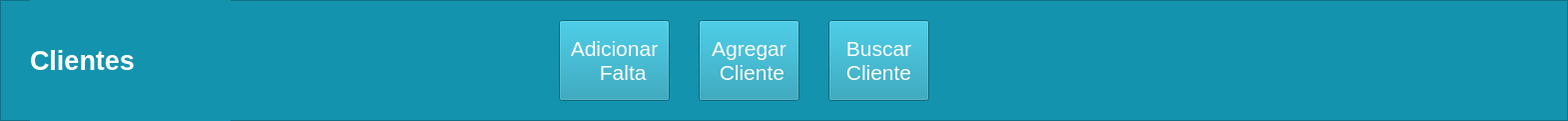
   <widget class="QFrame" name="frame">
    <property name="geometry">
     <rect>
      <x>401</x>
      <y>0</y>
      <width>1571</width>
      <height>121</height>
     </rect>
    </property>
    <property name="styleSheet">
     <string notr="true">background-color: rgb(20, 147, 174);</string>
    </property>
    <property name="frameShape">
     <enum>QFrame::StyledPanel</enum>
    </property>
    <property name="frameShadow">
     <enum>QFrame::Raised</enum>
    </property>
    <widget class="QLabel" name="Title_2">
     <property name="geometry">
      <rect>
       <x>30</x>
       <y>0</y>
       <width>201</width>
       <height>121</height>
      </rect>
     </property>
     <property name="palette">
      <palette>
       <active>
        <colorrole role="WindowText">
         <brush brushstyle="SolidPattern">
          <color alpha="255">
           <red>255</red>
           <green>255</green>
           <blue>255</blue>
          </color>
         </brush>
        </colorrole>
        <colorrole role="Button">
         <brush brushstyle="SolidPattern">
          <color alpha="255">
           <red>20</red>
           <green>147</green>
           <blue>174</blue>
          </color>
         </brush>
        </colorrole>
        <colorrole role="Base">
         <brush brushstyle="SolidPattern">
          <color alpha="255">
           <red>20</red>
           <green>147</green>
           <blue>174</blue>
          </color>
         </brush>
        </colorrole>
        <colorrole role="Window">
         <brush brushstyle="SolidPattern">
          <color alpha="255">
           <red>20</red>
           <green>147</green>
           <blue>174</blue>
          </color>
         </brush>
        </colorrole>
       </active>
       <inactive>
        <colorrole role="WindowText">
         <brush brushstyle="SolidPattern">
          <color alpha="255">
           <red>255</red>
           <green>255</green>
           <blue>255</blue>
          </color>
         </brush>
        </colorrole>
        <colorrole role="Button">
         <brush brushstyle="SolidPattern">
          <color alpha="255">
           <red>20</red>
           <green>147</green>
           <blue>174</blue>
          </color>
         </brush>
        </colorrole>
        <colorrole role="Base">
         <brush brushstyle="SolidPattern">
          <color alpha="255">
           <red>20</red>
           <green>147</green>
           <blue>174</blue>
          </color>
         </brush>
        </colorrole>
        <colorrole role="Window">
         <brush brushstyle="SolidPattern">
          <color alpha="255">
           <red>20</red>
           <green>147</green>
           <blue>174</blue>
          </color>
         </brush>
        </colorrole>
       </inactive>
       <disabled>
        <colorrole role="WindowText">
         <brush brushstyle="SolidPattern">
          <color alpha="255">
           <red>120</red>
           <green>120</green>
           <blue>120</blue>
          </color>
         </brush>
        </colorrole>
        <colorrole role="Button">
         <brush brushstyle="SolidPattern">
          <color alpha="255">
           <red>20</red>
           <green>147</green>
           <blue>174</blue>
          </color>
         </brush>
        </colorrole>
        <colorrole role="Base">
         <brush brushstyle="SolidPattern">
          <color alpha="255">
           <red>20</red>
           <green>147</green>
           <blue>174</blue>
          </color>
         </brush>
        </colorrole>
        <colorrole role="Window">
         <brush brushstyle="SolidPattern">
          <color alpha="255">
           <red>20</red>
           <green>147</green>
           <blue>174</blue>
          </color>
         </brush>
        </colorrole>
       </disabled>
      </palette>
     </property>
     <property name="font">
      <font>
       <family>MS Shell Dlg 2</family>
       <pointsize>20</pointsize>
       <weight>75</weight>
       <italic>false</italic>
       <bold>true</bold>
       <strikeout>false</strikeout>
      </font>
     </property>
     <property name="text">
      <string>Clientes</string>
     </property>
    </widget>
    <widget class="QPushButton" name="botAgrCliRec">
     <property name="geometry">
      <rect>
       <x>700</x>
       <y>20</y>
       <width>101</width>
       <height>81</height>
      </rect>
     </property>
     <property name="palette">
      <palette>
       <active>
        <colorrole role="Button">
         <brush brushstyle="SolidPattern">
          <color alpha="255">
           <red>20</red>
           <green>147</green>
           <blue>174</blue>
          </color>
         </brush>
        </colorrole>
        <colorrole role="Text">
         <brush brushstyle="SolidPattern">
          <color alpha="255">
           <red>255</red>
           <green>255</green>
           <blue>255</blue>
          </color>
         </brush>
        </colorrole>
        <colorrole role="ButtonText">
         <brush brushstyle="SolidPattern">
          <color alpha="255">
           <red>255</red>
           <green>255</green>
           <blue>255</blue>
          </color>
         </brush>
        </colorrole>
        <colorrole role="Base">
         <brush brushstyle="SolidPattern">
          <color alpha="255">
           <red>20</red>
           <green>147</green>
           <blue>174</blue>
          </color>
         </brush>
        </colorrole>
        <colorrole role="Window">
         <brush brushstyle="SolidPattern">
          <color alpha="255">
           <red>20</red>
           <green>147</green>
           <blue>174</blue>
          </color>
         </brush>
        </colorrole>
        <colorrole role="PlaceholderText">
         <brush brushstyle="SolidPattern">
          <color alpha="128">
           <red>255</red>
           <green>255</green>
           <blue>255</blue>
          </color>
         </brush>
        </colorrole>
       </active>
       <inactive>
        <colorrole role="Button">
         <brush brushstyle="SolidPattern">
          <color alpha="255">
           <red>20</red>
           <green>147</green>
           <blue>174</blue>
          </color>
         </brush>
        </colorrole>
        <colorrole role="Text">
         <brush brushstyle="SolidPattern">
          <color alpha="255">
           <red>255</red>
           <green>255</green>
           <blue>255</blue>
          </color>
         </brush>
        </colorrole>
        <colorrole role="ButtonText">
         <brush brushstyle="SolidPattern">
          <color alpha="255">
           <red>255</red>
           <green>255</green>
           <blue>255</blue>
          </color>
         </brush>
        </colorrole>
        <colorrole role="Base">
         <brush brushstyle="SolidPattern">
          <color alpha="255">
           <red>20</red>
           <green>147</green>
           <blue>174</blue>
          </color>
         </brush>
        </colorrole>
        <colorrole role="Window">
         <brush brushstyle="SolidPattern">
          <color alpha="255">
           <red>20</red>
           <green>147</green>
           <blue>174</blue>
          </color>
         </brush>
        </colorrole>
        <colorrole role="PlaceholderText">
         <brush brushstyle="SolidPattern">
          <color alpha="128">
           <red>255</red>
           <green>255</green>
           <blue>255</blue>
          </color>
         </brush>
        </colorrole>
       </inactive>
       <disabled>
        <colorrole role="Button">
         <brush brushstyle="SolidPattern">
          <color alpha="255">
           <red>20</red>
           <green>147</green>
           <blue>174</blue>
          </color>
         </brush>
        </colorrole>
        <colorrole role="Text">
         <brush brushstyle="SolidPattern">
          <color alpha="255">
           <red>120</red>
           <green>120</green>
           <blue>120</blue>
          </color>
         </brush>
        </colorrole>
        <colorrole role="ButtonText">
         <brush brushstyle="SolidPattern">
          <color alpha="255">
           <red>120</red>
           <green>120</green>
           <blue>120</blue>
          </color>
         </brush>
        </colorrole>
        <colorrole role="Base">
         <brush brushstyle="SolidPattern">
          <color alpha="255">
           <red>20</red>
           <green>147</green>
           <blue>174</blue>
          </color>
         </brush>
        </colorrole>
        <colorrole role="Window">
         <brush brushstyle="SolidPattern">
          <color alpha="255">
           <red>20</red>
           <green>147</green>
           <blue>174</blue>
          </color>
         </brush>
        </colorrole>
        <colorrole role="PlaceholderText">
         <brush brushstyle="SolidPattern">
          <color alpha="128">
           <red>0</red>
           <green>0</green>
           <blue>0</blue>
          </color>
         </brush>
        </colorrole>
       </disabled>
      </palette>
     </property>
     <property name="font">
      <font>
       <pointsize>16</pointsize>
      </font>
     </property>
     <property name="styleSheet">
      <string notr="true">background-color: rgb(20, 147, 174);</string>
     </property>
     <property name="text">
      <string>Agregar
 Cliente</string>
     </property>
     <property name="icon">
      <iconset>
       <normaloff>../../Downloads/uco/POO/entornoVirtual/_92127008_thinkstockphotos-615094882.jpg</normaloff>../../Downloads/uco/POO/entornoVirtual/_92127008_thinkstockphotos-615094882.jpg</iconset>
     </property>
     <property name="iconSize">
      <size>
       <width>35</width>
       <height>30</height>
      </size>
     </property>
    </widget>
    <widget class="QPushButton" name="botBusCliRec">
     <property name="geometry">
      <rect>
       <x>830</x>
       <y>20</y>
       <width>101</width>
       <height>81</height>
      </rect>
     </property>
     <property name="palette">
      <palette>
       <active>
        <colorrole role="Button">
         <brush brushstyle="SolidPattern">
          <color alpha="255">
           <red>20</red>
           <green>147</green>
           <blue>174</blue>
          </color>
         </brush>
        </colorrole>
        <colorrole role="Text">
         <brush brushstyle="SolidPattern">
          <color alpha="255">
           <red>255</red>
           <green>255</green>
           <blue>255</blue>
          </color>
         </brush>
        </colorrole>
        <colorrole role="ButtonText">
         <brush brushstyle="SolidPattern">
          <color alpha="255">
           <red>255</red>
           <green>255</green>
           <blue>255</blue>
          </color>
         </brush>
        </colorrole>
        <colorrole role="Base">
         <brush brushstyle="SolidPattern">
          <color alpha="255">
           <red>20</red>
           <green>147</green>
           <blue>174</blue>
          </color>
         </brush>
        </colorrole>
        <colorrole role="Window">
         <brush brushstyle="SolidPattern">
          <color alpha="255">
           <red>20</red>
           <green>147</green>
           <blue>174</blue>
          </color>
         </brush>
        </colorrole>
        <colorrole role="PlaceholderText">
         <brush brushstyle="SolidPattern">
          <color alpha="128">
           <red>255</red>
           <green>255</green>
           <blue>255</blue>
          </color>
         </brush>
        </colorrole>
       </active>
       <inactive>
        <colorrole role="Button">
         <brush brushstyle="SolidPattern">
          <color alpha="255">
           <red>20</red>
           <green>147</green>
           <blue>174</blue>
          </color>
         </brush>
        </colorrole>
        <colorrole role="Text">
         <brush brushstyle="SolidPattern">
          <color alpha="255">
           <red>255</red>
           <green>255</green>
           <blue>255</blue>
          </color>
         </brush>
        </colorrole>
        <colorrole role="ButtonText">
         <brush brushstyle="SolidPattern">
          <color alpha="255">
           <red>255</red>
           <green>255</green>
           <blue>255</blue>
          </color>
         </brush>
        </colorrole>
        <colorrole role="Base">
         <brush brushstyle="SolidPattern">
          <color alpha="255">
           <red>20</red>
           <green>147</green>
           <blue>174</blue>
          </color>
         </brush>
        </colorrole>
        <colorrole role="Window">
         <brush brushstyle="SolidPattern">
          <color alpha="255">
           <red>20</red>
           <green>147</green>
           <blue>174</blue>
          </color>
         </brush>
        </colorrole>
        <colorrole role="PlaceholderText">
         <brush brushstyle="SolidPattern">
          <color alpha="128">
           <red>255</red>
           <green>255</green>
           <blue>255</blue>
          </color>
         </brush>
        </colorrole>
       </inactive>
       <disabled>
        <colorrole role="Button">
         <brush brushstyle="SolidPattern">
          <color alpha="255">
           <red>20</red>
           <green>147</green>
           <blue>174</blue>
          </color>
         </brush>
        </colorrole>
        <colorrole role="Text">
         <brush brushstyle="SolidPattern">
          <color alpha="255">
           <red>120</red>
           <green>120</green>
           <blue>120</blue>
          </color>
         </brush>
        </colorrole>
        <colorrole role="ButtonText">
         <brush brushstyle="SolidPattern">
          <color alpha="255">
           <red>120</red>
           <green>120</green>
           <blue>120</blue>
          </color>
         </brush>
        </colorrole>
        <colorrole role="Base">
         <brush brushstyle="SolidPattern">
          <color alpha="255">
           <red>20</red>
           <green>147</green>
           <blue>174</blue>
          </color>
         </brush>
        </colorrole>
        <colorrole role="Window">
         <brush brushstyle="SolidPattern">
          <color alpha="255">
           <red>20</red>
           <green>147</green>
           <blue>174</blue>
          </color>
         </brush>
        </colorrole>
        <colorrole role="PlaceholderText">
         <brush brushstyle="SolidPattern">
          <color alpha="128">
           <red>0</red>
           <green>0</green>
           <blue>0</blue>
          </color>
         </brush>
        </colorrole>
       </disabled>
      </palette>
     </property>
     <property name="font">
      <font>
       <pointsize>16</pointsize>
      </font>
     </property>
     <property name="styleSheet">
      <string notr="true">background-color: rgb(20, 147, 174);</string>
     </property>
     <property name="text">
      <string>Buscar
Cliente</string>
     </property>
     <property name="icon">
      <iconset>
       <normaloff>../../Downloads/uco/POO/entornoVirtual/_92127008_thinkstockphotos-615094882.jpg</normaloff>../../Downloads/uco/POO/entornoVirtual/_92127008_thinkstockphotos-615094882.jpg</iconset>
     </property>
     <property name="iconSize">
      <size>
       <width>35</width>
       <height>30</height>
      </size>
     </property>
    </widget>
    <widget class="QPushButton" name="botAdcFalRec">
     <property name="geometry">
      <rect>
       <x>560</x>
       <y>20</y>
       <width>111</width>
       <height>81</height>
      </rect>
     </property>
     <property name="palette">
      <palette>
       <active>
        <colorrole role="Button">
         <brush brushstyle="SolidPattern">
          <color alpha="255">
           <red>20</red>
           <green>147</green>
           <blue>174</blue>
          </color>
         </brush>
        </colorrole>
        <colorrole role="Text">
         <brush brushstyle="SolidPattern">
          <color alpha="255">
           <red>255</red>
           <green>255</green>
           <blue>255</blue>
          </color>
         </brush>
        </colorrole>
        <colorrole role="ButtonText">
         <brush brushstyle="SolidPattern">
          <color alpha="255">
           <red>255</red>
           <green>255</green>
           <blue>255</blue>
          </color>
         </brush>
        </colorrole>
        <colorrole role="Base">
         <brush brushstyle="SolidPattern">
          <color alpha="255">
           <red>20</red>
           <green>147</green>
           <blue>174</blue>
          </color>
         </brush>
        </colorrole>
        <colorrole role="Window">
         <brush brushstyle="SolidPattern">
          <color alpha="255">
           <red>20</red>
           <green>147</green>
           <blue>174</blue>
          </color>
         </brush>
        </colorrole>
        <colorrole role="PlaceholderText">
         <brush brushstyle="SolidPattern">
          <color alpha="128">
           <red>255</red>
           <green>255</green>
           <blue>255</blue>
          </color>
         </brush>
        </colorrole>
       </active>
       <inactive>
        <colorrole role="Button">
         <brush brushstyle="SolidPattern">
          <color alpha="255">
           <red>20</red>
           <green>147</green>
           <blue>174</blue>
          </color>
         </brush>
        </colorrole>
        <colorrole role="Text">
         <brush brushstyle="SolidPattern">
          <color alpha="255">
           <red>255</red>
           <green>255</green>
           <blue>255</blue>
          </color>
         </brush>
        </colorrole>
        <colorrole role="ButtonText">
         <brush brushstyle="SolidPattern">
          <color alpha="255">
           <red>255</red>
           <green>255</green>
           <blue>255</blue>
          </color>
         </brush>
        </colorrole>
        <colorrole role="Base">
         <brush brushstyle="SolidPattern">
          <color alpha="255">
           <red>20</red>
           <green>147</green>
           <blue>174</blue>
          </color>
         </brush>
        </colorrole>
        <colorrole role="Window">
         <brush brushstyle="SolidPattern">
          <color alpha="255">
           <red>20</red>
           <green>147</green>
           <blue>174</blue>
          </color>
         </brush>
        </colorrole>
        <colorrole role="PlaceholderText">
         <brush brushstyle="SolidPattern">
          <color alpha="128">
           <red>255</red>
           <green>255</green>
           <blue>255</blue>
          </color>
         </brush>
        </colorrole>
       </inactive>
       <disabled>
        <colorrole role="Button">
         <brush brushstyle="SolidPattern">
          <color alpha="255">
           <red>20</red>
           <green>147</green>
           <blue>174</blue>
          </color>
         </brush>
        </colorrole>
        <colorrole role="Text">
         <brush brushstyle="SolidPattern">
          <color alpha="255">
           <red>120</red>
           <green>120</green>
           <blue>120</blue>
          </color>
         </brush>
        </colorrole>
        <colorrole role="ButtonText">
         <brush brushstyle="SolidPattern">
          <color alpha="255">
           <red>120</red>
           <green>120</green>
           <blue>120</blue>
          </color>
         </brush>
        </colorrole>
        <colorrole role="Base">
         <brush brushstyle="SolidPattern">
          <color alpha="255">
           <red>20</red>
           <green>147</green>
           <blue>174</blue>
          </color>
         </brush>
        </colorrole>
        <colorrole role="Window">
         <brush brushstyle="SolidPattern">
          <color alpha="255">
           <red>20</red>
           <green>147</green>
           <blue>174</blue>
          </color>
         </brush>
        </colorrole>
        <colorrole role="PlaceholderText">
         <brush brushstyle="SolidPattern">
          <color alpha="128">
           <red>0</red>
           <green>0</green>
           <blue>0</blue>
          </color>
         </brush>
        </colorrole>
       </disabled>
      </palette>
     </property>
     <property name="font">
      <font>
       <pointsize>16</pointsize>
      </font>
     </property>
     <property name="styleSheet">
      <string notr="true">background-color: rgb(20, 147, 174);</string>
     </property>
     <property name="text">
      <string>Adicionar
   Falta</string>
     </property>
     <property name="icon">
      <iconset>
       <normaloff>../../Downloads/uco/POO/entornoVirtual/_92127008_thinkstockphotos-615094882.jpg</normaloff>../../Downloads/uco/POO/entornoVirtual/_92127008_thinkstockphotos-615094882.jpg</iconset>
     </property>
     <property name="iconSize">
      <size>
       <width>35</width>
       <height>30</height>
      </size>
     </property>
    </widget>
   </widget>
